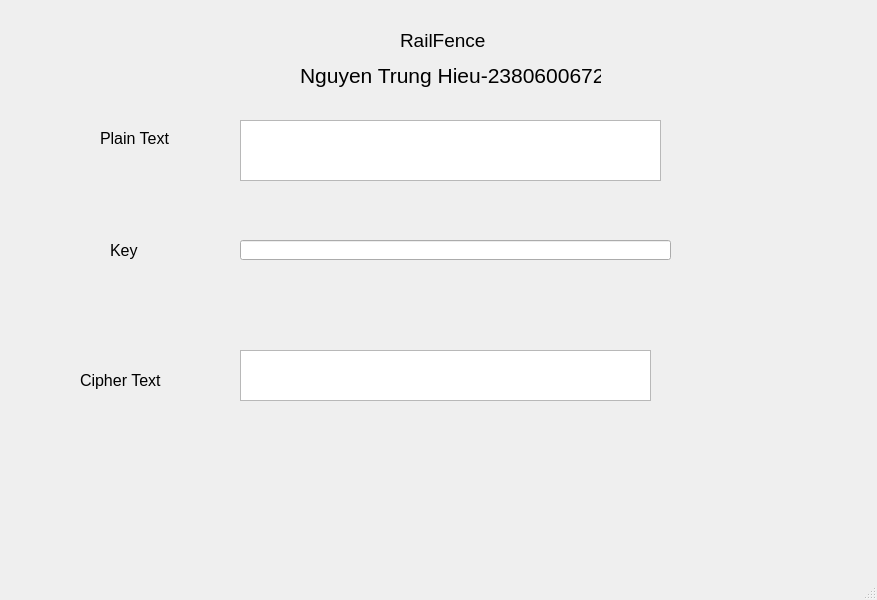
<?xml version="1.0" encoding="UTF-8"?>
<ui version="4.0">
 <class>MainWindow</class>
 <widget class="QMainWindow" name="MainWindow">
  <property name="geometry">
   <rect>
    <x>0</x>
    <y>0</y>
    <width>877</width>
    <height>600</height>
   </rect>
  </property>
  <property name="windowTitle">
   <string>MainWindow</string>
  </property>
  <widget class="QWidget" name="centralwidget">
   <widget class="QLabel" name="label">
    <property name="geometry">
     <rect>
      <x>400</x>
      <y>30</y>
      <width>91</width>
      <height>21</height>
     </rect>
    </property>
    <property name="font">
     <font>
      <pointsize>14</pointsize>
     </font>
    </property>
    <property name="text">
     <string>RailFence</string>
    </property>
   </widget>
   <widget class="QTextEdit" name="txt_ciphertext">
    <property name="geometry">
     <rect>
      <x>240</x>
      <y>350</y>
      <width>411</width>
      <height>51</height>
     </rect>
    </property>
   </widget>
   <widget class="QLabel" name="label_4">
    <property name="geometry">
     <rect>
      <x>110</x>
      <y>240</y>
      <width>31</width>
      <height>21</height>
     </rect>
    </property>
    <property name="font">
     <font>
      <pointsize>12</pointsize>
     </font>
    </property>
    <property name="text">
     <string>Key</string>
    </property>
   </widget>
   <widget class="QTextEdit" name="txt_plaintext">
    <property name="geometry">
     <rect>
      <x>240</x>
      <y>120</y>
      <width>421</width>
      <height>61</height>
     </rect>
    </property>
   </widget>
   <widget class="QLabel" name="label_5">
    <property name="geometry">
     <rect>
      <x>80</x>
      <y>370</y>
      <width>91</width>
      <height>21</height>
     </rect>
    </property>
    <property name="font">
     <font>
      <pointsize>12</pointsize>
     </font>
    </property>
    <property name="text">
     <string>Cipher Text</string>
    </property>
   </widget>
   <widget class="QLabel" name="label_2">
    <property name="geometry">
     <rect>
      <x>300</x>
      <y>60</y>
      <width>301</width>
      <height>31</height>
     </rect>
    </property>
    <property name="font">
     <font>
      <pointsize>16</pointsize>
     </font>
    </property>
    <property name="text">
     <string>Nguyen Trung Hieu-2380600672</string>
    </property>
   </widget>
   <widget class="QLineEdit" name="txt_key">
    <property name="geometry">
     <rect>
      <x>240</x>
      <y>240</y>
      <width>431</width>
      <height>20</height>
     </rect>
    </property>
   </widget>
   <widget class="QLabel" name="label_3">
    <property name="geometry">
     <rect>
      <x>100</x>
      <y>130</y>
      <width>81</width>
      <height>16</height>
     </rect>
    </property>
    <property name="font">
     <font>
      <pointsize>12</pointsize>
     </font>
    </property>
    <property name="text">
     <string>Plain Text</string>
    </property>
   </widget>
  </widget>
  <widget class="QMenuBar" name="menubar">
   <property name="geometry">
    <rect>
     <x>0</x>
     <y>0</y>
     <width>877</width>
     <height>21</height>
    </rect>
   </property>
  </widget>
  <widget class="QStatusBar" name="statusbar"/>
 </widget>
 <resources/>
 <connections/>
</ui>
